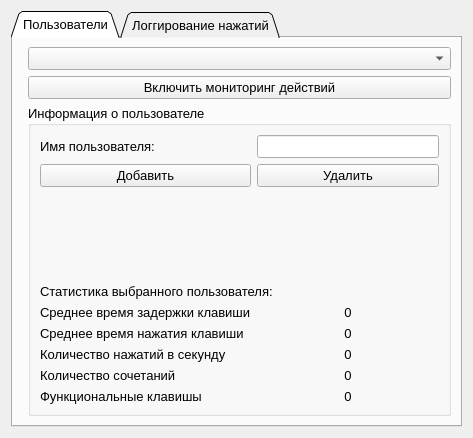
<?xml version="1.0" encoding="UTF-8"?>
<ui version="4.0">
 <class>MainForm</class>
 <widget class="QWidget" name="MainForm">
  <property name="geometry">
   <rect>
    <x>0</x>
    <y>0</y>
    <width>473</width>
    <height>438</height>
   </rect>
  </property>
  <property name="windowTitle">
   <string>Мониторинг действий пользователя на клавиатуре</string>
  </property>
  <layout class="QHBoxLayout" name="horizontalLayout">
   <item>
    <widget class="QTabWidget" name="tabWidget">
     <property name="font">
      <font>
       <pointsize>10</pointsize>
      </font>
     </property>
     <property name="tabShape">
      <enum>QTabWidget::Triangular</enum>
     </property>
     <property name="currentIndex">
      <number>0</number>
     </property>
     <widget class="QWidget" name="tab2">
      <attribute name="title">
       <string>Пользователи</string>
      </attribute>
      <layout class="QGridLayout" name="gridLayout_6">
       <item row="1" column="0">
        <layout class="QFormLayout" name="formLayout_2">
         <item row="0" column="1">
          <widget class="QComboBox" name="comboUser">
           <property name="enabled">
            <bool>true</bool>
           </property>
          </widget>
         </item>
         <item row="1" column="1">
          <widget class="QPushButton" name="buttonMonitoring">
           <property name="enabled">
            <bool>true</bool>
           </property>
           <property name="text">
            <string>Включить мониторинг действий</string>
           </property>
          </widget>
         </item>
         <item row="2" column="1">
          <widget class="QGroupBox" name="groupBox_2">
           <property name="font">
            <font>
             <pointsize>10</pointsize>
            </font>
           </property>
           <property name="title">
            <string>Информация о пользователе</string>
           </property>
           <layout class="QGridLayout" name="gridLayout_5">
            <item row="7" column="1">
             <widget class="QLabel" name="keyDelay">
              <property name="text">
               <string>0</string>
              </property>
              <property name="alignment">
               <set>Qt::AlignCenter</set>
              </property>
             </widget>
            </item>
            <item row="8" column="1">
             <widget class="QLabel" name="keySearch">
              <property name="text">
               <string>0</string>
              </property>
              <property name="alignment">
               <set>Qt::AlignCenter</set>
              </property>
             </widget>
            </item>
            <item row="0" column="1">
             <widget class="QLineEdit" name="editUserName"/>
            </item>
            <item row="9" column="0">
             <widget class="QLabel" name="label_11">
              <property name="text">
               <string>Количество нажатий в секунду</string>
              </property>
             </widget>
            </item>
            <item row="3" column="0">
             <spacer name="verticalSpacer_2">
              <property name="orientation">
               <enum>Qt::Vertical</enum>
              </property>
              <property name="sizeHint" stdset="0">
               <size>
                <width>20</width>
                <height>40</height>
               </size>
              </property>
             </spacer>
            </item>
            <item row="1" column="0">
             <widget class="QPushButton" name="buttonAdd">
              <property name="text">
               <string>Добавить</string>
              </property>
             </widget>
            </item>
            <item row="7" column="0">
             <widget class="QLabel" name="label_5">
              <property name="text">
               <string>Среднее время задержки клавиши</string>
              </property>
             </widget>
            </item>
            <item row="8" column="0">
             <widget class="QLabel" name="label_6">
              <property name="text">
               <string>Среднее время нажатия клавиши</string>
              </property>
             </widget>
            </item>
            <item row="0" column="0">
             <widget class="QLabel" name="label_7">
              <property name="text">
               <string>Имя пользователя:</string>
              </property>
             </widget>
            </item>
            <item row="6" column="0" colspan="2">
             <widget class="QLabel" name="label_17">
              <property name="text">
               <string>Статистика выбранного пользователя:</string>
              </property>
             </widget>
            </item>
            <item row="3" column="1">
             <spacer name="verticalSpacer_4">
              <property name="orientation">
               <enum>Qt::Vertical</enum>
              </property>
              <property name="sizeHint" stdset="0">
               <size>
                <width>20</width>
                <height>40</height>
               </size>
              </property>
             </spacer>
            </item>
            <item row="11" column="1">
             <widget class="QLabel" name="keyFunctionals">
              <property name="text">
               <string>0</string>
              </property>
              <property name="alignment">
               <set>Qt::AlignCenter</set>
              </property>
             </widget>
            </item>
            <item row="11" column="0">
             <widget class="QLabel" name="label_15">
              <property name="text">
               <string>Функциональные клавишы</string>
              </property>
             </widget>
            </item>
            <item row="10" column="1">
             <widget class="QLabel" name="keyCombines">
              <property name="text">
               <string>0</string>
              </property>
              <property name="alignment">
               <set>Qt::AlignCenter</set>
              </property>
             </widget>
            </item>
            <item row="9" column="1">
             <widget class="QLabel" name="keyNumber">
              <property name="text">
               <string>0</string>
              </property>
              <property name="alignment">
               <set>Qt::AlignCenter</set>
              </property>
             </widget>
            </item>
            <item row="10" column="0">
             <widget class="QLabel" name="label_13">
              <property name="text">
               <string>Количество сочетаний</string>
              </property>
             </widget>
            </item>
            <item row="1" column="1">
             <widget class="QPushButton" name="buttonDelete">
              <property name="text">
               <string>Удалить</string>
              </property>
             </widget>
            </item>
           </layout>
          </widget>
         </item>
        </layout>
       </item>
      </layout>
     </widget>
     <widget class="QWidget" name="tab1">
      <attribute name="title">
       <string>Логгирование нажатий</string>
      </attribute>
      <layout class="QGridLayout" name="gridLayout_2">
       <item row="0" column="1" colspan="4">
        <widget class="QTextEdit" name="textLogging">
         <property name="readOnly">
          <bool>true</bool>
         </property>
        </widget>
       </item>
       <item row="1" column="1" colspan="4">
        <widget class="QPushButton" name="buttonClear">
         <property name="text">
          <string>Очистить журнал</string>
         </property>
        </widget>
       </item>
      </layout>
     </widget>
    </widget>
   </item>
  </layout>
 </widget>
 <resources/>
 <connections/>
</ui>
